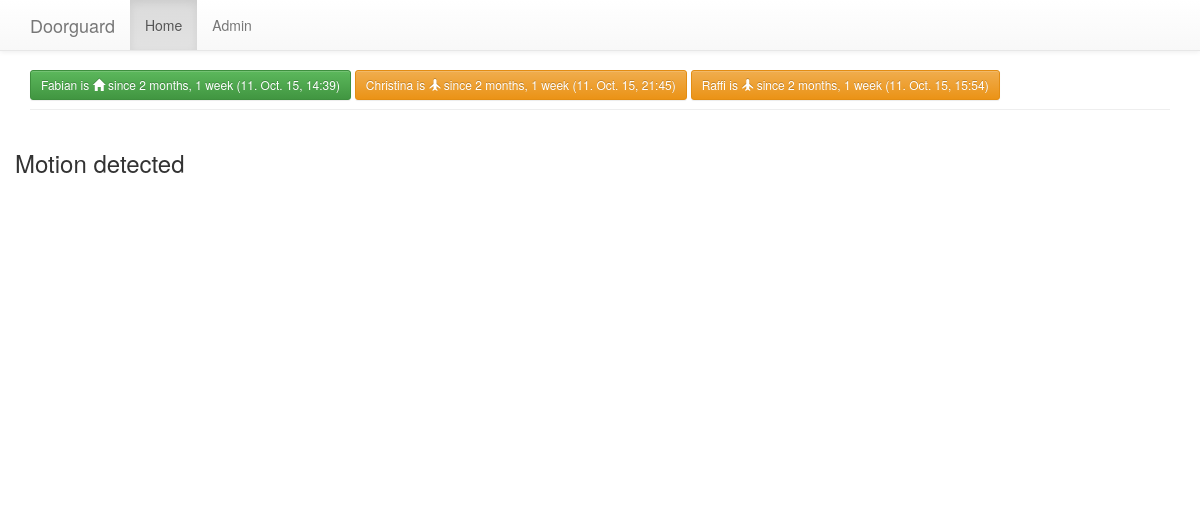
Page /motion_details/ on the earlier database version.
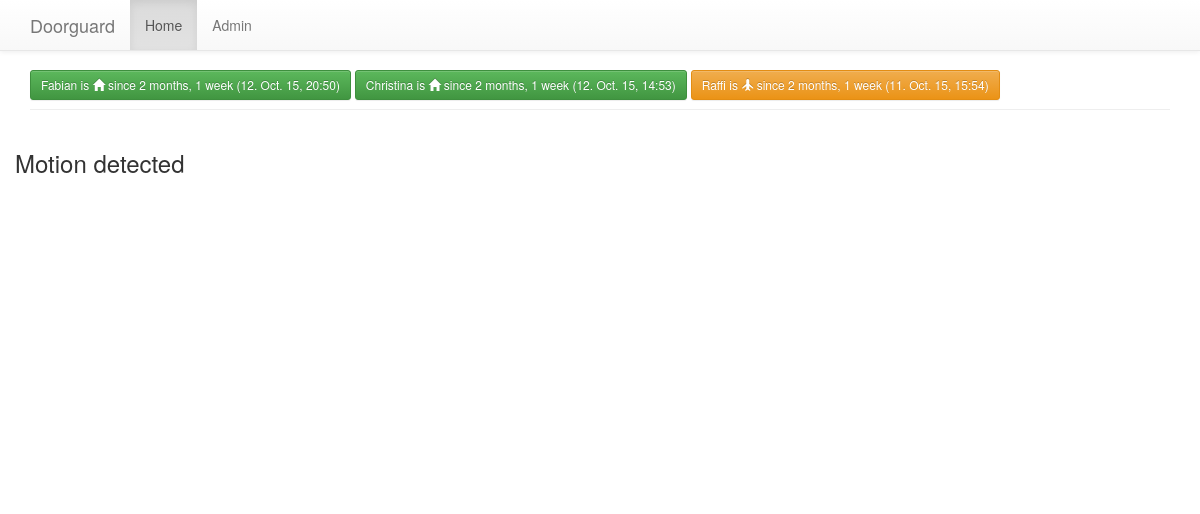
Same page on the later database version.
### doorguard/models.py (models this page shows, shortened)
class Device(models.Model):
    name = models.CharField(max_length=50, unique=True)
    owner = models.ForeignKey(Person, null=True, blank=True)
    ip = models.GenericIPAddressField(protocol='ipv4', unique=True)
    created = models.DateTimeField(auto_now_add=True)
    modified = models.DateTimeField(auto_now=True)
    is_home = models.BooleanField(default=False)

class Person(models.Model):
    name = models.CharField(max_length=30, unique=True)

### doorguard/views.py (the view)
# urls.py: url(r'^motion_details/$', views.motion_details, name='motion-details'),
def motion_details(request, days=3):
    devices = Device.objects.all()
    minutes = 10
    start = timezone.now() - timezone.timedelta(days=days)
    motion_time = []
    motion_count = []
    delta = timezone.timedelta(minutes=minutes)
    while start < timezone.now():
        cnt = Log.objects.filter(log_type__exact='MO', status=True, created__range=[start, start+delta]).count()
        motion_time.append(start)
        motion_count.append(cnt)
        start += delta
    motion_time = mark_safe([timezone.localtime(m).strftime('%Y-%m-%d %H:%M:%S') for m in motion_time].__str__())
    motion_count = mark_safe(motion_count.__str__())
    range_start = mark_safe(timezone.localtime(timezone.now()-timezone.timedelta(days=1)).strftime('%Y-%m-%d %H:%M:%S'))
    range_end = mark_safe(timezone.localtime(timezone.now()).strftime('%Y-%m-%d %H:%M:%S'))
    return render_to_response(
        'motions.html',
        locals()
    )

### doorguard/templates/motions.html (shortened to what this page needs)
{% load staticfiles %}
<!DOCTYPE html>
<html lang="en">
  <head>
    <link href="{% static 'css/bootstrap.min.css' %}" rel="stylesheet">
    <link href="{% static 'css/bootstrap-theme.min.css' %}" rel="stylesheet">
    <link href="{% static 'css/theme.css' %}" rel="stylesheet">
  </head>
  <body role="document">
    <nav class="navbar navbar-default navbar-fixed-top">
      <div class="container">
        <div class="navbar-header">
          <a class="navbar-brand" href="/">Doorguard </a>
        </div>
        <div id="navbar" class="navbar-collapse collapse">
          <ul class="nav navbar-nav">
            <li class="active"><a href="/">Home</a></li>
            <li><a href="/admin">Admin</a></li>
          </ul>
        </div>
      </div>
    </nav>
    <div class="container theme-showcase" role="main">
    <div class="page-header">
        {% for d in devices %}
              <button type="button" class="btn btn-sm {% if d.is_home %}btn-success{% else %}btn-warning{% endif %}">
                  {{ d.owner.name }} is {% if d.is_home %}<span class="glyphicon glyphicon-home" aria-hidden="true"></span>{% else %}<span class="glyphicon glyphicon-plane" aria-hidden="true"></span>{% endif %}
                since {{ d.modified|timesince }} ({{ d.modified }})
              </button>
        {% endfor %}
      </div>
      <div class="row">
        <h3>Motion detected</h3>
        <div id="tester" style="width:700px;height:300px;"></div>
      </div>
    </div>
  </body>
</html>

Differences in the rows shown:
changed Device "Fabian": modified "11. Oct. 15, 14:39" → "12. Oct. 15, 20:50"
changed Device "Christina": is_home False → True (drawn); modified "11. Oct. 15, 21:45" → "12. Oct. 15, 14:53"
